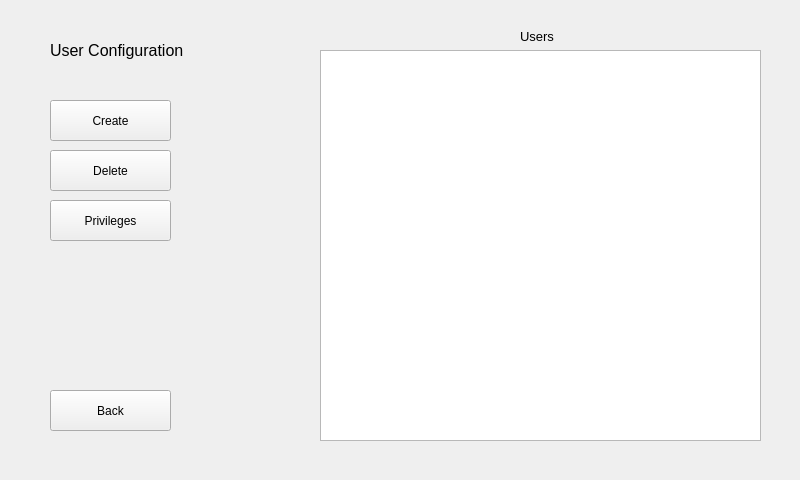
<?xml version="1.0" encoding="UTF-8"?>
<ui version="4.0">
 <class>UserConfiguration</class>
 <widget class="QWidget" name="UserConfiguration">
  <property name="geometry">
   <rect>
    <x>0</x>
    <y>0</y>
    <width>800</width>
    <height>480</height>
   </rect>
  </property>
  <property name="windowTitle">
   <string>Form</string>
  </property>
  <widget class="QListWidget" name="userListWidget">
   <property name="geometry">
    <rect>
     <x>320</x>
     <y>50</y>
     <width>441</width>
     <height>391</height>
    </rect>
   </property>
  </widget>
  <widget class="QPushButton" name="backButton">
   <property name="geometry">
    <rect>
     <x>50</x>
     <y>390</y>
     <width>121</width>
     <height>41</height>
    </rect>
   </property>
   <property name="text">
    <string>Back</string>
   </property>
  </widget>
  <widget class="QPushButton" name="privilegesButton">
   <property name="geometry">
    <rect>
     <x>50</x>
     <y>200</y>
     <width>121</width>
     <height>41</height>
    </rect>
   </property>
   <property name="text">
    <string>Privileges</string>
   </property>
  </widget>
  <widget class="QPushButton" name="deleteButton">
   <property name="geometry">
    <rect>
     <x>50</x>
     <y>150</y>
     <width>121</width>
     <height>41</height>
    </rect>
   </property>
   <property name="text">
    <string>Delete</string>
   </property>
  </widget>
  <widget class="QPushButton" name="createButton">
   <property name="geometry">
    <rect>
     <x>50</x>
     <y>100</y>
     <width>121</width>
     <height>41</height>
    </rect>
   </property>
   <property name="text">
    <string>Create</string>
   </property>
  </widget>
  <widget class="QLabel" name="usersLabel">
   <property name="geometry">
    <rect>
     <x>520</x>
     <y>26</y>
     <width>81</width>
     <height>21</height>
    </rect>
   </property>
   <property name="text">
    <string>&lt;html&gt;&lt;head/&gt;&lt;body&gt;&lt;p&gt;&lt;span style=&quot; font-size:10pt;&quot;&gt;Users&lt;/span&gt;&lt;/p&gt;&lt;/body&gt;&lt;/html&gt;</string>
   </property>
  </widget>
  <widget class="QLabel" name="ucLabel">
   <property name="geometry">
    <rect>
     <x>50</x>
     <y>30</y>
     <width>191</width>
     <height>41</height>
    </rect>
   </property>
   <property name="text">
    <string>&lt;html&gt;&lt;head/&gt;&lt;body&gt;&lt;p&gt;&lt;span style=&quot; font-size:12pt;&quot;&gt;User Configuration&lt;/span&gt;&lt;/p&gt;&lt;/body&gt;&lt;/html&gt;</string>
   </property>
  </widget>
 </widget>
 <layoutdefault spacing="6" margin="11"/>
 <resources/>
 <connections/>
</ui>
